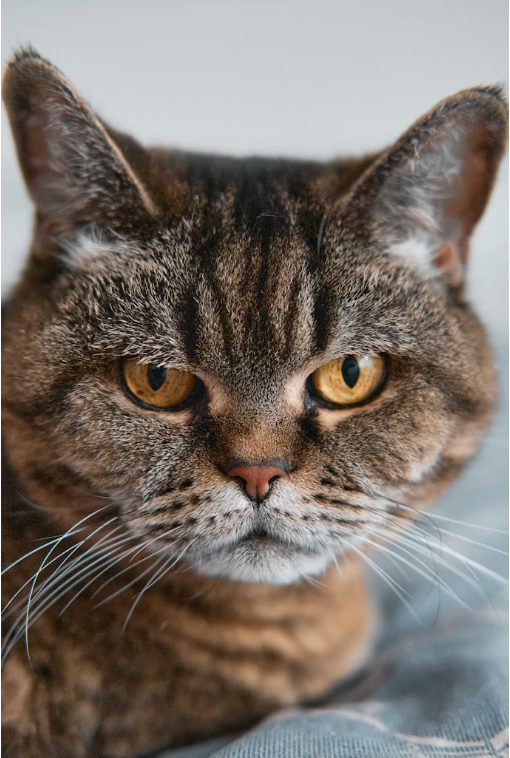
#> input picture cat.png, 510 x 758 px
$ jupyter execute histogram_equalization.ipynb
#> lines starting #> are read from the running program, lines starting #| are printed output that depends on the picture
[cell 1]
import numpy as np
import matplotlib.pyplot as plt
import cv2

[cell 2]
# Read the image in grayscale
img = cv2.imread('cat.png', 0)
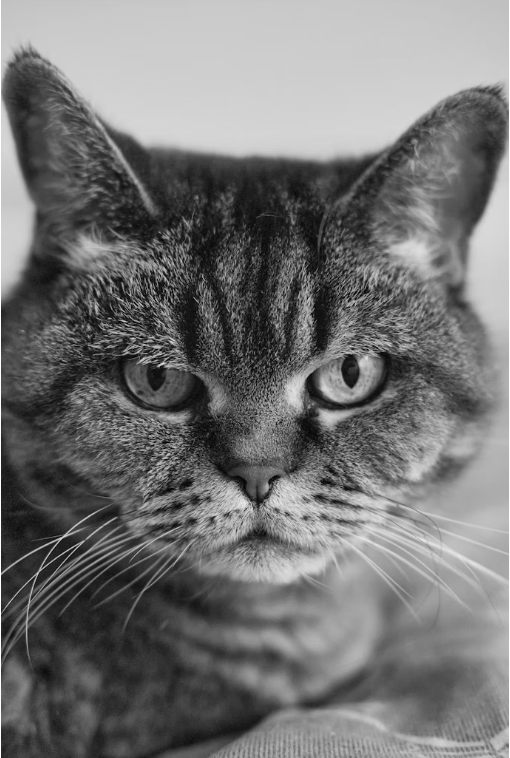
#> img: shape (758, 510); min 1, max 255, mean 115.9

[cell 3]
# show the original image
plt.imshow(img, cmap='gray')

[cell 4]
# Step 1: Calculate Histogram
histogram = [0] * 256

rows, cols = img.shape
#> rows = 758; cols = 510

for i in range(rows):
    for j in range(cols):
        pixel = img[i, j]
        histogram[pixel] += 1
#> after the loop, histogram = 256 values, max 7126 at index 205, min 0 at index 0, mean 1510.1

[cell 5]
# Step 2: Calculate PDF
total_pixels = rows * cols
#> total_pixels = 386580

pdf = [0] * 256

for i in range(256):
    pdf[i] = histogram[i] / total_pixels
#> after the loop, pdf = 256 values, max 0.0184 at index 205, min 0 at index 0, mean 0.00391

[cell 6]
# Step 3: Calculate CDF
cdf = [0] * 256

cdf[0] = pdf[0]

for i in range(1, 256):
    cdf[i] = cdf[i - 1] + pdf[i]
#> after the loop, cdf = 256 values from 0 to 1

[cell 7]
# Step 4: Create Mapping
# s = round((L-1) * CDF)
# L = 256
mapping = [0] * 256

for i in range(256):
    mapping[i] = round(255 * cdf[i])
#> after the loop, mapping = 256 values from 0 to 255

[cell 8]
# Step 5: Generate Equalized Image
equalized = np.zeros((rows, cols), dtype=np.uint8)

for i in range(rows):
    for j in range(cols):
        equalized[i, j] = mapping[img[i, j]]
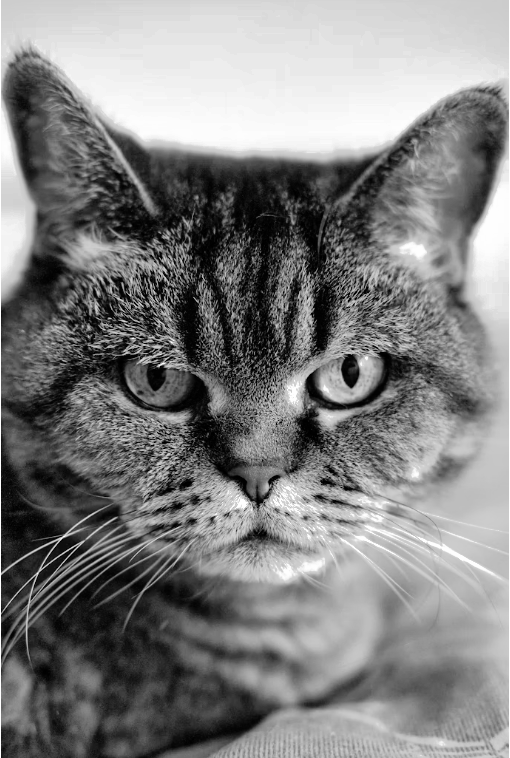
#> equalized: shape (758, 510); min 0, max 255, mean 128.3

[cell 9]
# Step 6: Histogram of Equalized Image
new_histogram = [0] * 256

for i in range(rows):
    for j in range(cols):
        pixel = equalized[i, j]
        new_histogram[pixel] += 1
#> after the loop, new_histogram = 256 values, max 7126 at index 233, min 0 at index 12, mean 1510.1

[cell 10]
# Display Results
plt.figure(figsize=(12,8))

plt.subplot(2,2,1)
plt.imshow(img, cmap='gray')
plt.title("Original Image")
plt.axis("off")

plt.subplot(2,2,2)
plt.plot(histogram, color='blue')
plt.title("Original Histogram")
plt.xlim([0,255])

plt.subplot(2,2,3)
plt.imshow(equalized, cmap='gray')
plt.title("Equalized Image")
plt.axis("off")

plt.subplot(2,2,4)
plt.plot(new_histogram, color='red')
plt.title("Equalized Histogram")
plt.xlim([0,255])

plt.tight_layout()
plt.show()
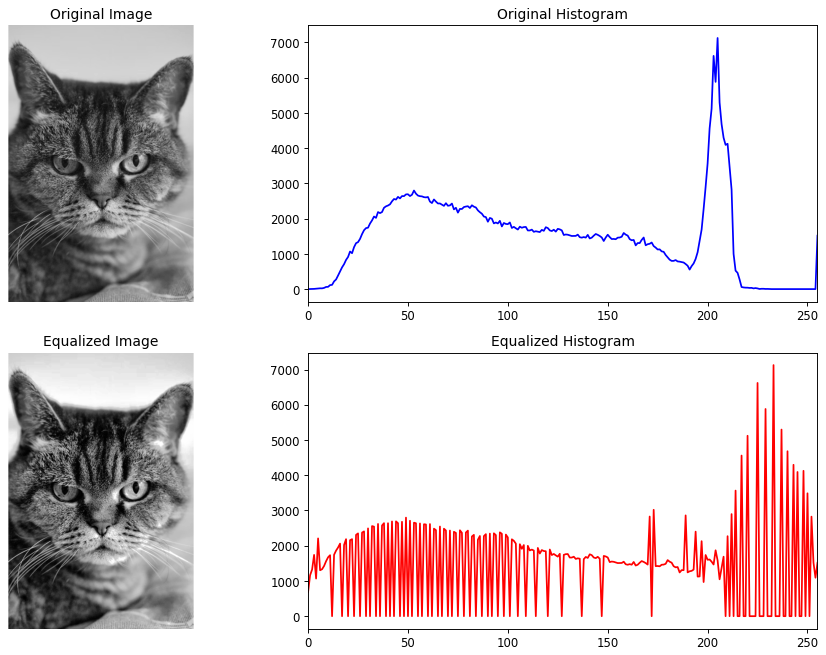
#> figure drawn by matplotlib, 4 panels; panel 2: curve peaks at x = 205, y = 7126; panel 4: curve peaks at x = 233, y = 7126
